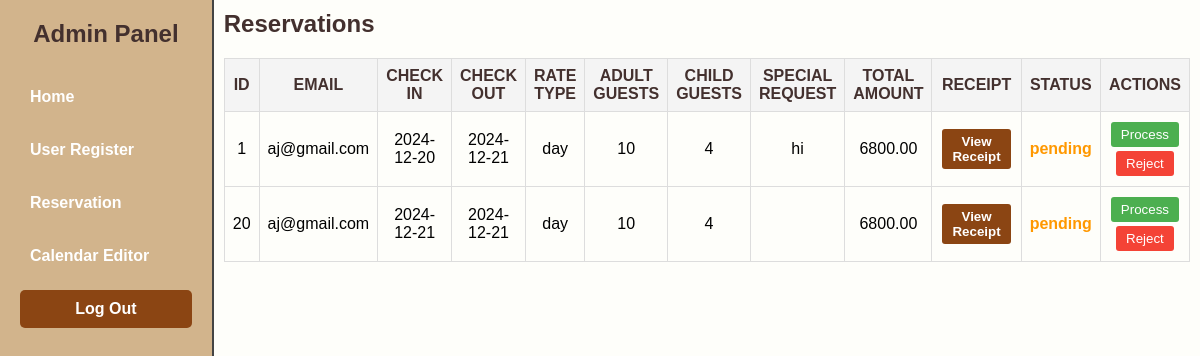
Screenshot of /reservationadmin.php with the database file from the repository.
### tables this page shows
CREATE TABLE `reservation` (
  `id` int(11) NOT NULL,
  `email` varchar(255) NOT NULL,
  `check_in` date NOT NULL,
  `check_out` date NOT NULL,
  `rate_type` enum('day','night','weekdays','weekends') NOT NULL,
  `adult_guest` int(11) NOT NULL,
  `child_guest` int(11) DEFAULT 0,
  `receipt_screenshot` blob DEFAULT NULL,
  `special_request` text DEFAULT NULL,
  `total_amount` decimal(10,2) NOT NULL,
  `created_at` timestamp NOT NULL DEFAULT current_timestamp(),
  `status` varchar(20) DEFAULT 'pending'
);

### reservationadmin.php (the view, shortened to what this page needs)
<?php
require_once "connect.php";
$sql = "SELECT * FROM reservation ORDER BY id ASC";
$result = mysqli_query($conn, $sql);
?>
<!DOCTYPE html>
<html lang="en">
<head>
    <link rel="stylesheet" href="../../../.Stylesheet/adminpanel.css">
</head>
<body>
<div class="container">
    <div class="sidebar">
        <div class="logo">Admin Panel</div>
        <ul class="nav-links">
            <li><a href="adminpanel.php">Home</a></li>
            <li><a href="registeradmin.php">User Register</a></li>
            <li><a href="#">Reservation</a></li>
            <li><a href="calendareditor.php">Calendar Editor</a></li>
        </ul>
        <div class="logout">Log Out</div>
    </div>
    <div class="main-content">
        <h2>Reservations</h2>
        <table class="reservation-table">
            <thead>
            <tr>
                <th>ID</th>
                <th>Email</th>
                <th>Check In</th>
                <th>Check Out</th>
                <th>Rate Type</th>
                <th>Adult Guests</th>
                <th>Child Guests</th>
                <th>Special Request</th>
                <th>Total Amount</th>
                <th>Receipt</th>
                <th>Status</th>
                <th>Actions</th>
            </tr>
            </thead>
            <tbody>
            <?php
            if (mysqli_num_rows($result) > 0) {
                while($row = mysqli_fetch_assoc($result)) {
                    $status_class = 'status-' . strtolower($row['status'] ?? 'pending');
                    ?>
                    <tr>
                        <td><?php echo htmlspecialchars($row['id']); ?></td>
                        <td><?php echo htmlspecialchars($row['email']); ?></td>
                        <td><?php echo htmlspecialchars($row['check_in']); ?></td>
                        <td><?php echo htmlspecialchars($row['check_out']); ?></td>
                        <td><?php echo htmlspecialchars($row['rate_type']); ?></td>
                        <td><?php echo htmlspecialchars($row['adult_guest']); ?></td>
                        <td><?php echo htmlspecialchars($row['child_guest']); ?></td>
                        <td><?php echo htmlspecialchars($row['special_request']); ?></td>
                        <td><?php echo htmlspecialchars($row['total_amount']); ?></td>
                        <td>
                            <button class="action-btn view-btn" onclick="openModal(<?php echo $row['id']; ?>)">
                                View Receipt
                            </button>
                        </td>
                        <td class="<?php echo $status_class; ?>">
                            <?php echo htmlspecialchars($row['status'] ?? 'Pending'); ?>
                        </td>
                        <td>
                            <?php if (($row['status'] ?? 'pending') == 'pending'): ?>
                                <button class="action-btn process-btn" onclick="updateStatus(<?php echo $row['id']; ?>, 'processed')">
                                    Process
                                </button>
                                <button class="action-btn reject-btn" onclick="updateStatus(<?php echo $row['id']; ?>, 'rejected')">
                                    Reject
                                </button>
                            <?php endif; ?>
                        </td>
                    </tr>
                    <?php
                }
            } else {
                echo "<tr><td colspan='12'>No reservations found</td></tr>";
            }
            ?>
            </tbody>
        </table>
    </div>
</div>
</body>
</html>

### adminpanel.css (style rules this page uses)
* { margin: 0; padding: 0; box-sizing: border-box; font-family: Arial, sans-serif; }
.container { display: flex; }
.sidebar { width: 250px; height: 100vh; background-color: #d2b48c; padding: 20px; color: gray; border-right: 2px solid #444444; }
.logo { font-size: 24px; font-weight: bold; margin-bottom: 30px; text-align: center; color: #43302e; }
.nav-links { list-style: none; }
.nav-links li { margin-bottom: 15px; }
.nav-links a { color: white; text-decoration: none; display: block; padding: 10px; border-radius: 5px; transition: background-color 0.3s; font-weight: bold; }
.main-content { flex: 1; padding: 20px; background-color: #f5f6fa; }
.logout { margin-top: auto; padding: 10px; background-color: #8B4513; border-radius: 5px; cursor: pointer; text-align: center; color: white; font-weight: bold; }
.main-content { background-color: #fefefa; }

### reservationadmin.php (style rules this page uses)
.main-content { padding: 10px; width: auto; }
.main-content h2 { color: #43302e; }
.reservation-table { width: 100%; border-collapse: collapse; margin-top: 20px; }
.reservation-table th, .reservation-table td { border: 1px solid #ddd; padding: 8px; text-align: center; }
.reservation-table th { background-color: #f4f4f4; text-transform: uppercase; color: #43302e; }
.view-btn { padding: 5px 10px; background-color: #8B4513; color: white; border: none; border-radius: 3px; cursor: pointer; font-weight: bold; }
.action-btn { padding: 5px 10px; border: none; border-radius: 3px; cursor: pointer; margin: 2px; color: white; }
.process-btn { background-color: #4CAF50; }
.reject-btn { background-color: #f44336; }
.status-pending { color: #ff9800; font-weight: bold; }

### rows the page displays
reservation: id "1", email "aj@gmail.com", check_in "2024-12-20", check_out "2024-12-21", rate_type "day", adult_guest "10", child_guest "4", special_request "hi", total_amount "6800.00", status "pending"
reservation: id "20", email "aj@gmail.com", check_in "2024-12-21", check_out "2024-12-21", rate_type "day", adult_guest "10", child_guest "4", total_amount "6800.00", status "pending"
